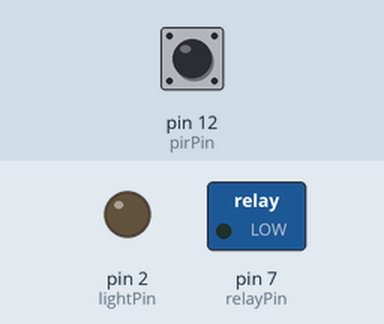
Simulated run of this program. Board: Arduino Nano, built with avr-gcc and run on an emulated ATmega328P. Shown: switched loads named in the program (green lamp = pin HIGH), output pins drawn as LEDs (lit = HIGH). Dashed ring = blinking. The inputs (shaded band) are chosen by the test bench; at power-on: pin 12 (pirPin) LOW. What the program prints to the serial monitor is not drawn.

Above: at 1.2 s.
1.3 s: pin 12 (pirPin) driven HIGH
At 1.9 s:
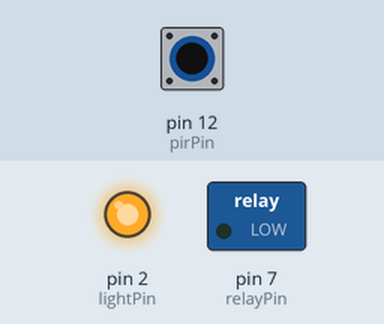
2.8 s: pin 12 (pirPin) driven LOW
At 3.2 s:
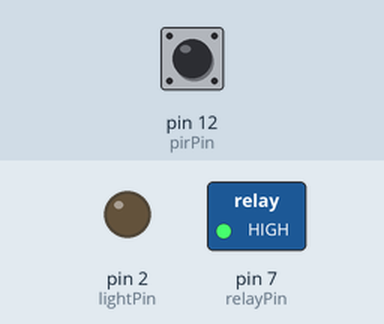
4.3 s: pin 12 (pirPin) driven HIGH
At 5.5 s:
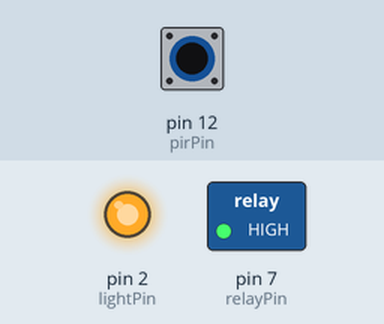
5.8 s: pin 12 (pirPin) pulsed LOW 5 times (0.12 s each, 0.3 s apart)
At 6.31 s:
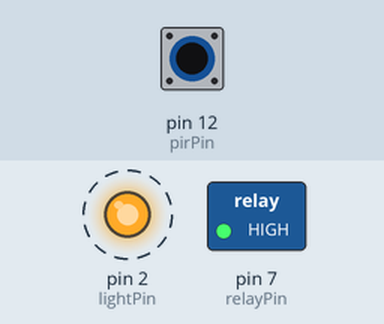
Timing chart, 0 to 8.8 s (numbered marks = the images above; inputs shaded):
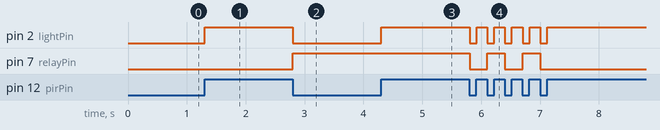

The program:

MAIN.cpp
```cpp
#include <Arduino.h>
#include "Bathroom.h"

// Definir el pin al que está conectado el relé
const int relayPin = 7;
const int lightPin = 2;
const int pirPin = 12;


// Crear una instancia de la clase Bathroom
Bathroom bathroom(relayPin, lightPin, pirPin);

void setup() {
	Serial.begin (9600);


}

void loop() {
	// Ejemplo de cómo se podría usar la clase Bathroom
	bathroom.statePir();
	bathroom.stateLogic(); // Encender la luz del baño
	bathroom.LightOnOff(); // Encender la luz de aviso
	if (digitalRead (pirPin) == 1 ? Serial.println ("ON"): Serial.println ("OFF"));


}
```

bathroom.h
```cpp
#ifndef BATHROOM_H
#define BATHROOM_H


class Bathroom {
  private:
    int relayPin;
    int lightPin;
    int pirPin;
    bool value;
    bool previousPirState = false;
    bool state = true;

  public:
    Bathroom(int relayPin, int lightPin, int pirPin); // Constructor

    bool statePir ();
    void stateLogic();
    void LightOnOff();

};

#endif
```

bathroom.cpp
```cpp
#include "Bathroom.h"
#include <Arduino.h>

Bathroom::Bathroom(int relayPin, int lightPin, int pirPin) : relayPin(relayPin), lightPin(lightPin), pirPin(pirPin) {
    pinMode(relayPin, OUTPUT); // Configurar el pin del relé como salida
  	pinMode(lightPin, OUTPUT); // Configurar el pin de la luz como salida
  	pinMode(pirPin, INPUT);
}

void Bathroom::stateLogic() {

  // Obtener el estado actual del sensor PIR
  bool currentPirState = statePir();

  // Verificar si el sensor PIR ha cambiado de HIGH a LOW
  if (previousPirState && !currentPirState) {
    // Si cambió de HIGH a LOW, activar el rele
    digitalWrite(relayPin, state);
    state = !state;
  }

  previousPirState = currentPirState;

}

void Bathroom::LightOnOff(){
  digitalWrite(lightPin, value);
}

bool Bathroom::statePir (){

  value = digitalRead (pirPin);

  return value;
}
```

Measured:
- after the input at 1.3 s, pin 2 (lightPin): LOW → HIGH at once
- after the input at 2.8 s, pin 2 (lightPin): HIGH → LOW at once; pin 7 (relayPin): LOW → HIGH at once
- after the input at 4.3 s, pin 2 (lightPin): LOW → HIGH at once
- after the input at 5.8 s, pin 2 (lightPin): alternates HIGH for 0.18 s and LOW for 0.12 s, 10 changes in all, then stays HIGH, starting at once; pin 7 (relayPin): alternates HIGH for 0.30 s and LOW for 0.30 s, 5 changes in all, then stays LOW, starting at once
